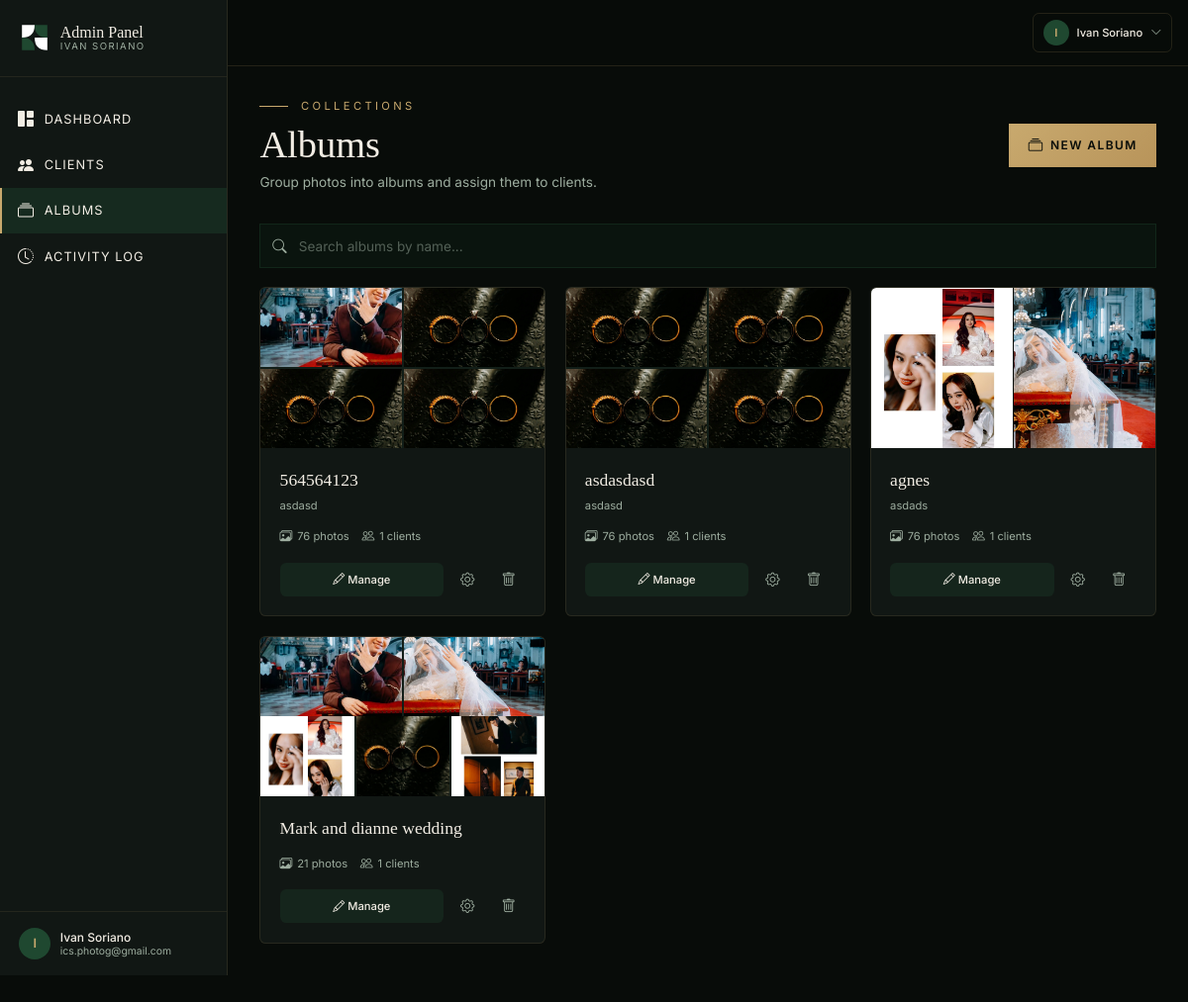
/admin/albums (signed in), run on the app's committed database.
### models.py (models this page shows, shortened)
class User(UserMixin, db.Model):
    __tablename__ = "users"
    id = db.Column(db.Integer, primary_key=True)
    email = db.Column(db.String(120), unique=True, nullable=False)
    password_hash = db.Column(db.String(256), nullable=True)
    role = db.Column(db.String(20), nullable=False, default="client")  # 'admin' or 'client'
    name = db.Column(db.String(100), nullable=False, default="")
    created_at = db.Column(db.DateTime, default=datetime.utcnow)
    failed_login_count = db.Column(db.Integer, default=0)
    locked_until = db.Column(db.DateTime, nullable=True)
    oauth_provider = db.Column(db.String(20), nullable=True)  # 'facebook', 'google', or None
    assignments = db.relationship("PhotoAssignment", backref="client", foreign_keys="PhotoAssignment.client_id", cascade="all, delete-orphan")
    @property
    def is_admin(self):
        return self.role == "admin"

class AlbumPhoto(db.Model):
    __tablename__ = "album_photos"
    id = db.Column(db.Integer, primary_key=True)
    album_id = db.Column(db.Integer, db.ForeignKey("albums.id"), nullable=False)
    photo_id = db.Column(db.Integer, db.ForeignKey("photos.id"), nullable=False)
    added_at = db.Column(db.DateTime, default=datetime.utcnow)
    order_index = db.Column(db.Integer, default=0)
    photo = db.relationship("Photo")
    __table_args__ = (db.UniqueConstraint("album_id", "photo_id", name="uq_album_photo"),)

class Photo(db.Model):
    __tablename__ = "photos"
    id = db.Column(db.Integer, primary_key=True)
    filename = db.Column(db.String(255), nullable=False)
    original_name = db.Column(db.String(255), nullable=False)
    title = db.Column(db.String(200), nullable=True)
    uploaded_at = db.Column(db.DateTime, default=datetime.utcnow)
    uploaded_by = db.Column(db.Integer, db.ForeignKey("users.id"), nullable=True)
    uploader = db.relationship("User", foreign_keys=[uploaded_by])
    assignments = db.relationship("PhotoAssignment", backref="photo", cascade="all, delete-orphan")

class Album(db.Model):
    __tablename__ = "albums"
    id = db.Column(db.Integer, primary_key=True)
    name = db.Column(db.String(200), nullable=False)
    description = db.Column(db.Text, nullable=True)
    created_at = db.Column(db.DateTime, default=datetime.utcnow)
    created_by = db.Column(db.Integer, db.ForeignKey("users.id"), nullable=True)
    cover_photo_id = db.Column(db.Integer, db.ForeignKey("photos.id"), nullable=True)
    cover_position_x = db.Column(db.Float, default=50.0)
    cover_position_y = db.Column(db.Float, default=50.0)
    cover_zoom = db.Column(db.Float, default=1.0)
    cover_layout = db.Column(db.String(20), default="single")
    creator = db.relationship("User", foreign_keys=[created_by])
    cover_photo = db.relationship("Photo", foreign_keys=[cover_photo_id])
    cover_photos = db.relationship("AlbumCoverPhoto", backref="album", cascade="all, delete-orphan", order_by="AlbumCoverPhoto.position")
    photos = db.relationship("AlbumPhoto", backref="album", cascade="all, delete-orphan", order_by="AlbumPhoto.order_index, AlbumPhoto.added_at.desc()")
    assignments = db.relationship("AlbumAssignment", backref="album", cascade="all, delete-orphan")

class AlbumCoverPhoto(db.Model):
    __tablename__ = "album_cover_photos"
    id = db.Column(db.Integer, primary_key=True)
    album_id = db.Column(db.Integer, db.ForeignKey("albums.id"), nullable=False)
    photo_id = db.Column(db.Integer, db.ForeignKey("photos.id"), nullable=False)
    position = db.Column(db.Integer, default=0)
    photo = db.relationship("Photo")

### admin.py (the view)
@admin_bp.route("/albums")
@admin_required
def albums():
    all_albums = Album.query.order_by(Album.created_at.desc()).all()
    all_clients = User.query.filter_by(role="client").order_by(User.name).all()
    return render_template("admin/albums.html", albums=all_albums, clients=all_clients)

### templates/admin/albums.html (shortened to what this page needs)
{% extends "admin/base.html" %}
{% block content %}
<div class="admin-animate">
  <div class="flex items-center justify-between mb-10">
    <div>
      <div class="flex items-center gap-4 mb-3">
        <span class="uppercase" style="font-family: var(--font-body); color: var(--isp-gold); letter-spacing: 0.3em; font-size: 14px;">Collections</span>
      </div>
      <h1 style="font-family: var(--font-display); color: var(--isp-cream); font-size: 48px; font-weight: 300; line-height: 1.1;">Albums</h1>
      <p class="mt-2" style="color: var(--isp-text-muted); font-size: 17px;">Group photos into albums and assign them to clients.</p>
    </div>
    <button onclick="document.getElementById('create-album-modal').style.display='flex'"
      class="admin-btn px-6 py-3.5 flex items-center gap-2" style="font-size: 15px;">
      <i class="bi bi-collection" style="font-size: 18px;"></i> New Album
    </button>
  </div>
  <div class="mb-6">
    <div class="relative">
      <i class="bi bi-search absolute left-4 top-1/2 -translate-y-1/2" style="font-size: 18px; color: var(--isp-text-muted);"></i>
      <input type="text" id="album-search" oninput="filterAlbums()" class="admin-input pl-12" placeholder="Search albums by name..." style="padding-left: 48px;" />
    </div>
  </div>
  {% if albums %}
  <div id="albums-grid" class="grid grid-cols-1 md:grid-cols-2 lg:grid-cols-3 gap-6">
    {% for album in albums %}
    <div class="admin-card rounded-lg overflow-hidden album-card" data-album-name="{{ album.name|lower }}">
      <a href="/admin/albums/{{ album.id }}" class="block">
        {% if album.cover_layout == 'single' and album.cover_photo %}
        <div style="aspect-ratio: 16/9; overflow: hidden; background-color: rgba(31,72,48,0.15);">
          <img src="/uploads/{{ album.cover_photo.filename }}" alt="" loading="lazy"
            style="width: 100%; height: 100%; object-fit: cover; object-position: {{ album.cover_position_x or 50 }}% {{ album.cover_position_y or 50 }}%; transform: scale({{ album.cover_zoom or 1 }});" />
        </div>
        {% elif album.cover_layout != 'single' and album.cover_photos|length > 0 %}
        <div style="aspect-ratio: 16/9; overflow: hidden; display: flex; background-color: rgba(31,72,48,0.15);">
          {% if album.cover_layout == 'duo' %}
            {% for cp in album.cover_photos[:2] %}
            <div style="flex: 1; overflow: hidden; {% if loop.index > 1 %}border-left: 2px solid var(--isp-bg);{% endif %}">
              <img src="/uploads/{{ cp.photo.filename }}" alt="" loading="lazy" style="width: 100%; height: 100%; object-fit: cover;" />
            </div>
            {% endfor %}
          {% elif album.cover_layout == 'mosaic' %}
            {% set cps = album.cover_photos[:5] %}
            <div style="display: flex; flex-direction: column; width: 100%; height: 100%;">
              <div style="flex: 1; display: flex; gap: 2px; min-height: 0; overflow: hidden;">
                {% if cps|length > 0 %}
                <div style="flex: 1; overflow: hidden; height: 100%; min-width: 0;">
                  <img src="/uploads/{{ cps[0].photo.filename }}" alt="" loading="lazy" style="width: 100%; height: 100%; object-fit: cover;" />
                </div>
                {% endif %}
                {% if cps|length > 1 %}
                <div style="flex: 1; overflow: hidden; height: 100%; min-width: 0;">
                  <img src="/uploads/{{ cps[1].photo.filename }}" alt="" loading="lazy" style="width: 100%; height: 100%; object-fit: cover;" />
                </div>
                {% endif %}
              </div>
              <div style="flex: 1; display: flex; gap: 2px; min-height: 0; overflow: hidden;">
                {% if cps|length > 2 %}
                <div style="flex: 1; overflow: hidden; height: 100%; min-width: 0;">
                  <img src="/uploads/{{ cps[2].photo.filename }}" alt="" loading="lazy" style="width: 100%; height: 100%; object-fit: cover;" />
                </div>
                {% endif %}
                {% if cps|length > 3 %}
                <div style="flex: 1; overflow: hidden; height: 100%; min-width: 0;">
                  <img src="/uploads/{{ cps[3].photo.filename }}" alt="" loading="lazy" style="width: 100%; height: 100%; object-fit: cover;" />
                </div>
                {% endif %}
                {% if cps|length > 4 %}
                <div style="flex: 1; overflow: hidden; height: 100%; min-width: 0;">
                  <img src="/uploads/{{ cps[4].photo.filename }}" alt="" loading="lazy" style="width: 100%; height: 100%; object-fit: cover;" />
                </div>
                {% endif %}
              </div>
            </div>
          {% endif %}
        </div>
        {% else %}
        <div class="grid grid-cols-2 gap-0.5" style="aspect-ratio: 16/9; background-color: rgba(31,72,48,0.15);">
          {% set album_photos = album.photos[:4] %}
          {% if album_photos|length > 0 %}
            {% for ap in album_photos %}
            <div style="overflow: hidden;">
              <img src="/uploads/{{ ap.photo.filename }}" alt="" loading="lazy" style="width: 100%; height: 100%; object-fit: cover;" />
            </div>
            {% endfor %}
          {% else %}
            <div class="col-span-2 flex items-center justify-center" style="background-color: rgba(31,72,48,0.15);">
              <i class="bi bi-collection" style="font-size: 40px; color: var(--isp-text-muted);"></i>
            </div>
          {% endif %}
        </div>
        {% endif %}
      </a>
      <div class="p-6">
        <a href="/admin/albums/{{ album.id }}">
          <h3 style="font-family: var(--font-display); color: var(--isp-cream); font-size: 22px; font-weight: 400;">{{ album.name }}</h3>
        </a>
        {% if album.description %}
        <p class="mt-1.5" style="color: var(--isp-text-muted); font-size: 14px; line-height: 1.5;">{{ album.description[:80] }}{% if album.description|length > 80 %}...{% endif %}</p>
        {% endif %}
        <div class="flex items-center gap-4 mt-4">
          <span class="inline-flex items-center gap-1.5" style="color: var(--isp-text-muted); font-size: 14px;">
            <i class="bi bi-images" style="font-size: 16px;"></i> {{ album.photos|length }} photos
          </span>
          <span class="inline-flex items-center gap-1.5" style="color: var(--isp-text-muted); font-size: 14px;">
            <i class="bi bi-people" style="font-size: 16px;"></i> {{ album.assignments|length }} clients
          </span>
        </div>
        <div class="flex items-center gap-2 mt-5">
          <a href="/admin/albums/{{ album.id }}" class="flex-1 text-center py-2.5 rounded-lg transition-all" style="background-color: rgba(31,72,48,0.3); color: var(--isp-cream); font-size: 14px; font-weight: 500;">
            <i class="bi bi-pencil" style="font-size: 15px;"></i> Manage
          </a>
          <button onclick="openEditAlbumModal({{ album.id }})"
            class="inline-flex items-center justify-center w-11 h-11 rounded-lg transition-all hover:bg-isp-green"
            style="color: var(--isp-text-muted);" title="Edit">
            <i class="bi bi-gear" style="font-size: 18px;"></i>
          </button>
          <button onclick="deleteAlbum({{ album.id }}, '{{ album.name }}')"
            class="inline-flex items-center justify-center w-11 h-11 rounded-lg transition-all hover:bg-red-900/30"
            style="color: var(--isp-text-muted);" title="Delete">
            <i class="bi bi-trash" style="font-size: 18px;"></i>
          </button>
        </div>
      </div>
    </div>
    {% endfor %}
  </div>
  {% endif %}
</div>
{% endblock %}

### templates/admin/base.html (shortened to what this page needs)
<!DOCTYPE html>
<html lang="en">
<head>
  <script src="https://cdn.tailwindcss.com"></script>
  <link rel="stylesheet" href="https://cdn.jsdelivr.net/npm/bootstrap-icons@1.11.3/font/bootstrap-icons.min.css">
  <link rel="stylesheet" href="{{ url_for('static', filename='css/styles.css') }}" />
</head>
<body style="background-color: var(--isp-bg); font-family: var(--font-body); min-height: 100vh;">
  <div class="flex items-stretch" style="min-height: 125vh;">
    <aside class="fixed lg:sticky inset-y-0 left-0 w-72 z-50 flex flex-col transition-transform duration-300 -translate-x-full lg:translate-x-0"
      id="admin-sidebar"
      style="background-color: var(--isp-bg-card); border-right: 1px solid rgba(200,169,110,0.12);">
      <div class="px-6 py-7" style="border-bottom: 1px solid rgba(200,169,110,0.1);">
        <a href="/admin/dashboard" class="flex items-center gap-3">
          <svg width="40" height="40" viewBox="0 0 100 100" fill="none" xmlns="http://www.w3.org/2000/svg">
            <path d="M10 10 H50 Q50 50 10 50 Z" fill="white" />
            <path d="M50 10 H90 V50 Q50 50 50 10 Z" fill="#1F4830" />
            <path d="M10 50 Q50 50 50 90 H10 Z" fill="#1F4830" />
            <path d="M50 50 Q50 90 90 90 V50 Z" fill="white" />
          </svg>
          <div class="flex flex-col leading-none">
            <span style="font-family: var(--font-display); color: var(--isp-cream); font-size: 20px; font-weight: 400;">
              Admin Panel
            </span>
            <span style="font-family: var(--font-body); color: var(--isp-text-muted); font-size: 12px; letter-spacing: 0.15em; text-transform: uppercase; margin-top: 2px;">
              Ivan Soriano
            </span>
          </div>
        </a>
      </div>
      <nav class="flex-1 py-6 overflow-y-auto">
        <a href="/admin/dashboard" class="admin-nav-link" style="color: var(--isp-cream);">
          <i class="bi bi-grid-1x2-fill" style="font-size: 20px;"></i> Dashboard
        </a>
        <a href="/admin/clients" class="admin-nav-link" style="color: var(--isp-cream);">
          <i class="bi bi-people-fill" style="font-size: 20px;"></i> Clients
        </a>
        <a href="/admin/albums" class="admin-nav-link" style="color: var(--isp-cream);">
          <i class="bi bi-collection" style="font-size: 20px;"></i> Albums
        </a>
        <a href="/admin/logs" class="admin-nav-link" style="color: var(--isp-cream);">
          <i class="bi bi-clock-history" style="font-size: 20px;"></i> Activity Log
        </a>
      </nav>
      <div class="px-6 py-5" style="border-top: 1px solid rgba(200,169,110,0.1);">
        <div class="flex items-center gap-3">
          <div class="w-10 h-10 rounded-full flex items-center justify-center" style="background-color: var(--isp-green); color: var(--isp-gold); font-size: 16px; font-weight: 600;">
            {{ current_user.name[0] if current_user.name else 'A' }}
          </div>
          <div class="flex flex-col leading-tight">
            <span style="color: var(--isp-cream); font-size: 15px; font-weight: 500;">{{ current_user.name }}</span>
            <span style="color: var(--isp-text-muted); font-size: 13px;">{{ current_user.email }}</span>
          </div>
        </div>
      </div>
    </aside>
    <div class="flex-1 min-w-0" style="min-height: 125vh;">
      <header class="sticky top-0 z-30 flex items-center justify-between px-5 py-4"
        style="background-color: rgba(8,12,9,0.92); backdrop-filter: blur(12px); border-bottom: 1px solid rgba(200,169,110,0.15);">
        <div class="relative">
          <button onclick="toggleUserMenu()" class="flex items-center gap-2.5 px-3 py-2 rounded-lg transition-all hover:bg-isp-green" style="border: 1px solid rgba(200,169,110,0.15);">
            <div class="w-8 h-8 rounded-full flex items-center justify-center" style="background-color: var(--isp-green); color: var(--isp-gold); font-size: 14px; font-weight: 600;">
              {{ current_user.name[0] if current_user.name else 'A' }}
            </div>
            <span class="hidden sm:inline" style="color: var(--isp-cream); font-size: 14px; font-weight: 500;">{{ current_user.name }}</span>
            <i class="bi bi-chevron-down" style="font-size: 14px; color: var(--isp-text-muted);"></i>
          </button>
        </div>
      </header>
      <main class="px-6 lg:px-10 py-10">
        {% block content %}{% endblock %}
      </main>
    </div>
  </div>
</body>
</html>

### data on the page
User: name "I", name "Ivan Soriano", email "ics.photog@gmail.com"
Album: name "564564123", description "asdasd", photos|length "76", assignments|length "1"
AlbumPhoto: photo.filename (picture)
AlbumPhoto: photo.filename (picture)
AlbumPhoto: photo.filename (picture)
AlbumPhoto: photo.filename (picture)
Album: name "asdasdasd", description "asdasd", photos|length "76", assignments|length "1"
AlbumPhoto: photo.filename (picture)
AlbumPhoto: photo.filename (picture)
AlbumPhoto: photo.filename (picture)
AlbumPhoto: photo.filename (picture)
Album: name "agnes", description "asdads", photos|length "76", assignments|length "1"
AlbumCoverPhoto: photo.filename (picture)
AlbumCoverPhoto: photo.filename (picture)
Album: filename (picture), name "Mark and dianne wedding", photos|length "21", assignments|length "1"
